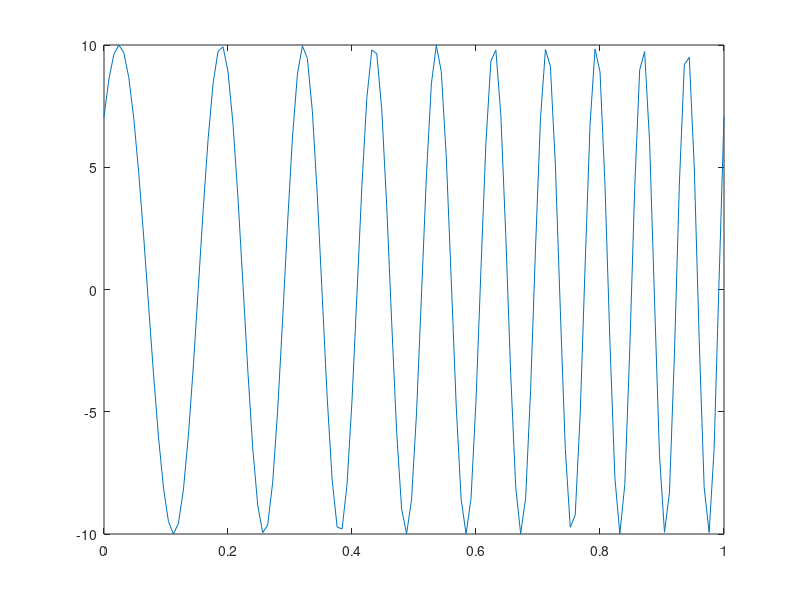
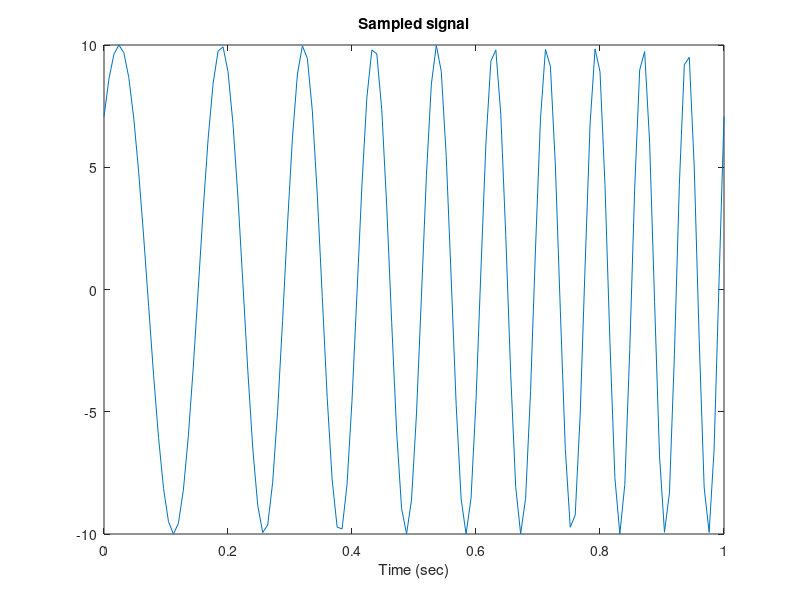

Here is the MATLAB script that generated these plots, in order: (Note: this script raises an error after producing the figures.)
%% linear chirp signal 2
% signal parameters
A=10; 

% signal length
sigLen= 1;
samplIntrvl= 0.008;
timeVec= 0:samplIntrvl:sigLen;

% signal and phase 
f0 = 5;         % Starting frequency in Hz
f1= 0.5;
k = 10;         % Chirp rate (rate of frequency change)
phi = pi/4;     % Phase in radians

 
sigVec= A * sin(2 * pi * (f0 * timeVec + f1 * k * timeVec.^2) + phi);


%plot the signal
plot(timeVec,sigVec, '-');


% plot the signal
figure;
plot(timeVec, sigVec,'-');
xlabel('Time (sec)');
title('Sampled signal');


%Length of data 
dataLen = timeVec(end)-timeVec(1);
%DFT sample corresponding to Nyquist frequency
kNyq = floor(nSamples/2)+1;
% Positive Fourier frequencies
posFreq = (0:(kNyq-1))*(1/dataLen);
% FFT of signal
fftSig = fft(sigVec);
% Discard negative frequencies
fftSig = fftSig(1:kNyq);

%Plot periodogram
figure;
    plot(posFreq,abs(fftSig));
title('Periodogram');